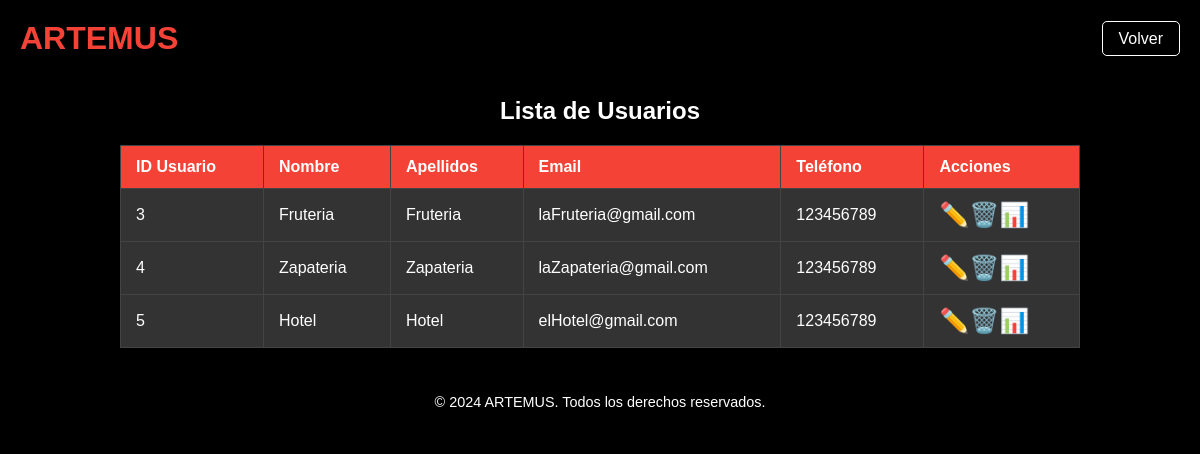
/admin/verUsuarios.php (signed in), run on the app's committed database.
### tables this page shows
CREATE TABLE `usuario` (
  `id_usuario` int(11) NOT NULL,
  `nombre` varchar(100) NOT NULL,
  `email` varchar(100) NOT NULL,
  `contraseña` varchar(255) NOT NULL,
  `is_admin` tinyint(1) DEFAULT 0,
  `role_id` int(11) DEFAULT NULL,
  `Apellidos` text NOT NULL,
  `Telefono` int(9) NOT NULL
);

### admin/verUsuarios.php (the view, shortened to what this page needs)
<?php
include '../conexion.php';
$query = "SELECT id_usuario, nombre, email, Apellidos, Telefono FROM usuario WHERE is_admin = 0";
$result = $conexion->query($query);
?>
<!DOCTYPE html>
<html lang="es">
<head>
    <link rel="stylesheet" href="../styles/veruserstyle.css">
</head>
<body>
<header>
    <div class="container">
        <h1 class="logo">ARTEMUS</h1>
        <nav>
            <ul class="nav-list">
                <li><a href="../admin/adminMain.php" class="login-btn">Volver</a></li>
            </ul>
        </nav>
    </div>
</header>
<h2>Lista de Usuarios</h2>
<table>
    <thead>
        <tr>
            <th>ID Usuario</th>
            <th>Nombre</th>
            <th>Apellidos</th>
            <th>Email</th>
            <th>Teléfono</th>
            <th>Acciones</th>
        </tr>
    </thead>
    <tbody>
        <?php
        if ($result->num_rows > 0) {
            while ($row = $result->fetch_assoc()) {
                echo "<tr>";
                echo "<td>" . htmlspecialchars($row['id_usuario']) . "</td>";
                echo "<td>" . htmlspecialchars($row['nombre']) . "</td>";
                echo "<td>" . htmlspecialchars($row['Apellidos']) . "</td>";
                echo "<td>" . htmlspecialchars($row['email']) . "</td>";
                echo "<td>" . htmlspecialchars($row['Telefono']) . "</td>";
                echo "<td class='table-actions'>";
                echo "<button class='edit-btn' onclick='showForm(" . $row['id_usuario'] . ")'>✏️</button>";
                echo "<form method='POST' style='display:inline;' onsubmit='return confirmDelete();'>";
                echo "<button class='delete-btn' type='submit' name='eliminar'>🗑️</button>";
                echo "</form>";
                echo "<a href='estadisticas.php?id_usuario=" . $row['id_usuario'] . "'><button class='chart-btn'>📊</button></a>";
                echo "</td>";
                echo "</tr>";
            }
        } else {
            echo "<tr><td colspan='6'>No hay usuarios registrados que no sean administradores.</td></tr>";
        }
        ?>
    </tbody>
</table>
<footer>
    <div class="footer-content">
        <p>© 2024 ARTEMUS. Todos los derechos reservados.</p>
    </div>
</footer>
</body>
</html>

### styles/veruserstyle.css (style rules this page uses)
* { margin: 0; padding: 0; box-sizing: border-box; font-family: 'Poppins', sans-serif; }
body { background-color: black; color: white; font-family: 'Poppins', sans-serif; overflow-x: hidden; }
.container { display: flex; justify-content: space-between; align-items: center; width: 100%; padding: 20px; }
.logo { font-size: 2em; color: #f44336; font-weight: bold; }
.nav-list { list-style: none; display: flex; gap: 1.5em; }
.login-btn { border: 1px solid #fff; border-radius: 5px; padding: 0.5em 1em; color: #fff; background-color: black; text-decoration: none; transition: background-color 0.3s, color 0.3s; }
h2 { color: #fff; text-align: center; margin-top: 20px; }
table { margin: auto; width: 80%; border-collapse: collapse; margin-top: 20px; background-color: #333; color: white; }
th, td { padding: 12px 15px; text-align: left; border: 1px solid #444; }
th { background-color: #f44336; }
.table-actions button { background: none; border: none; cursor: pointer; font-size: 1.5em; }
.table-actions .edit-btn { color: #4CAF50; }
.table-actions .delete-btn { color: #f44336; }
footer { background-color: #000; text-align: center; padding: 1em 0; color: #fff; margin-top: 30px; }
footer p { font-size: 0.9em; }

### data on the page
usuario: id_usuario "3", nombre "Fruteria", Apellidos "Fruteria", email "laFruteria@gmail.com", Telefono "123456789"
usuario: id_usuario "4", nombre "Zapateria", Apellidos "Zapateria", email "laZapateria@gmail.com", Telefono "123456789"
usuario: id_usuario "5", nombre "Hotel", Apellidos "Hotel", email "elHotel@gmail.com", Telefono "123456789"
